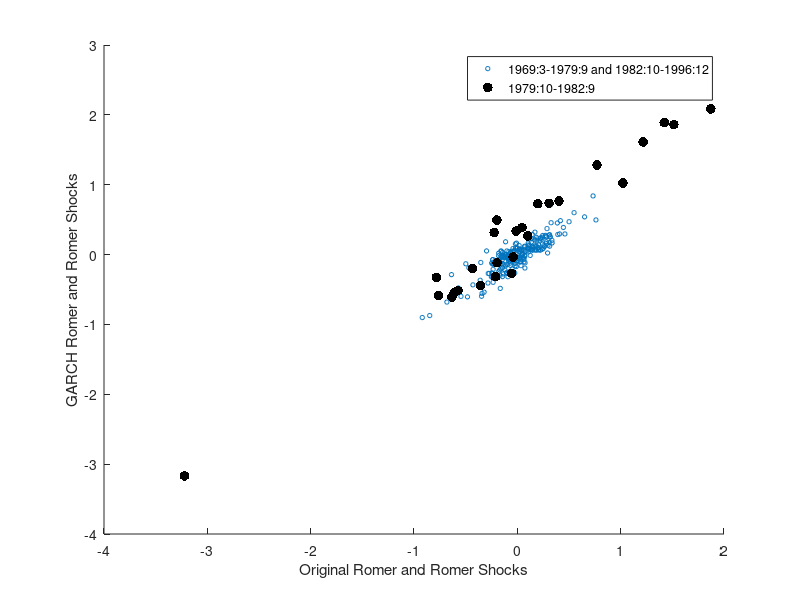

This figure's MATLAB source:
% scatterGARCH.m

% this file plots scatterplot of original R&R shocks versus R&R GARCH
% shocks, at frequency of FOMC meetings.
clear all
dat=[-0.245265	-0.26198305
0.272411	0.27479195
0.132371	0.080818263
0.203940	0.0717514
-0.020205	-0.126166
0.180707	0.0608894
0.309424	0.1727204
0.029008	-0.0971389
0.014797	-0.062677825
0.072750	-0.024232425
-0.005086	-0.047308125
0.064687	-0.0691753
-0.160188	-0.2067049
-0.359948	-0.367598725
-0.139501	-0.145917063
-0.144678	-0.19119825
0.292953	0.02278655
0.007182	-0.0954077
-0.179523	-0.241468975
-0.242591	-0.316735163
-0.482565	-0.60512465
-0.272409	-0.271115875
-0.008900	-0.17110825
-0.346168	-0.59701695
-0.228955	-0.317852525
-0.681540	-0.6799255
-0.024915	-0.26328575
-0.065341	-0.0755314
0.460580	0.29540265
0.002555	0.09405835
0.245158	0.27288555
0.097806	0.096617675
-0.117033	0.0046212
nan	nan
nan	nan
-0.321617	-0.538043138
-0.341615	-0.55611635
-0.919933	-0.901494075
-0.234178	-0.397061825
-0.085533	-0.24854125
0.251523	0.090435813
-0.104210	-0.25661925
-0.114926	-0.16342405
-0.049854	-0.205261188
nan	nan
nan	nan
nan	nan
nan	nan
0.035804	-0.072029013
-0.026534	-0.034258875
0.279470	0.25710975
0.225361	0.064304325
0.064438	-0.1022662
-0.062871	-0.0769434
0.316968	0.2552865
0.409372	0.295589
0.115146	0.12878075
0.317612	0.2507582
-0.570747	-0.47839795
-0.848027	-0.8727995
-0.094972	-0.143495625
-0.165077	-0.48414445
-0.206405	-0.31353965
0.201201	0.1002749
0.732860	0.839435463
0.386791	0.452124225
0.391731	0.2871115
0.279711	0.250215975
-0.091264	-0.31668675
-0.021515	-0.16310065
-0.429738	-0.43359305
-0.283975	-0.407346688
0.336476	0.1673848
-0.228513	-0.135960275
-0.353862	-0.11336695
0.242915	0.24746545
-0.498506	-0.13189675
-0.637171	-0.2870358
0.135584	0.180548175
0.170422	0.32096565
0.069958	0.1191781
-0.136455	-0.277205038
-0.113757	0.182994775
-0.199738	-0.12575705
-0.281411	-0.26995935
0.280343	0.15641335
-0.090655	-0.00714215
-0.469121	-0.18736965
-0.238927	-0.07379685
0.138868	0.22870535
-0.297639	0.052142175
-0.037513	0.0371607
-0.139103	-0.01911945
-0.043825	-0.00511375
0.018862	0.06999665
-0.041394	-0.0953384
0.030113	-0.1065893
-0.130775	-0.014465438
-0.096514	-0.028016325
-0.084713	-0.097312238
-0.228218	-0.132631038
-0.048979	-0.003360238
-0.050661	0.04966465
-0.145584	-0.125600975
-0.239649	-0.135664275
0.030462	0.077888625
0.073247	0.110340275
-0.025861	-0.0325624
-0.048293	0.0013711
-0.121819	-0.0401734
-0.205461	-0.11478015
0.106017	0.03721655
0.042212	-0.01826595
-0.068914	0.00936975
-0.215946	-0.087605262
0.243379	0.1492341
-0.142443	0.03014355
-0.063761	0.033594025
-0.155584	0.046419725
0.133367	0.22610995
0.168270	0.209441163
-0.042499	0.086137825
-0.151838	-0.035189013
0.132936	0.071335888
-0.064315	0.029169788
0.105399	0.16560525
0.760797	0.49574205
0.321733	0.712125975
-0.224100	0.315554325
0.044938	0.3871229
-0.011142	0.3357926
0.196964	0.727153
1.422219	1.8882102
-3.220883	-3.167977975
-0.763850	-0.586736275
0.403119	0.766016525
-0.198148	0.493025375
0.770871	1.28158875
1.218140	1.612980875
1.871417	2.0860842
-0.634160	-0.60836695
-0.783484	-0.3254679
0.307378	0.7358128
1.514908	1.8602221
-0.610961	-0.546634
-0.040543	-0.0367063
-0.574394	-0.5146187
-0.355932	-0.4422833
0.100078	0.267702675
1.021145	1.0254189
-0.434758	-0.19861485
-0.055610	-0.2672377
-0.196263	-0.1181698
-0.211245	-0.31790185
-0.242448	-0.27241565
0.124724	-0.0119536
0.650730	0.5398542
0.184812	0.2463119
0.144826	0.287488
-0.018749	0.153247775
-0.007850	0.163677888
-0.234486	-0.212223713
0.281519	0.181553725
-0.172426	-0.061501475
0.216898	0.2048263
0.257436	0.129116525
-0.100988	0.051903975
0.173243	0.1275366
0.326813	0.4559022
-0.061284	0.022522188
0.035287	-0.15780275
-0.545643	-0.5983756
-0.143611	-0.31566745
-0.157752	-0.0204563
0.201276	0.0968848
-0.103948	-0.267281525
0.060239	0.076275075
0.186386	0.119742438
0.104016	0.136514925
0.020798	0.072978
-0.069444	-0.051872588
-0.109958	-0.003366262
0.206716	0.137458125
0.075905	0.045873425
-0.167810	-0.297056975
-0.234050	-0.296112963
0.001470	-0.036651075
0.021131	0.040131825
-0.081788	0.0431332
0.175747	0.0708741
0.191106	0.222189088
0.238376	0.2195327
-0.040865	-0.02090695
-0.021046	-0.029145525
-0.146795	-0.07655625
-0.085128	-0.071642325
-0.180343	0.019243538
-0.223816	-0.111119925
0.017565	0.1285782
0.188396	0.1992201
0.307587	0.279760225
-0.181508	-0.015723625
-0.067281	-0.036879725
-0.009363	-0.08965715
0.445837	0.387806213
0.297327	0.1343532
0.060943	-0.05087345
0.153399	0.074077038
0.074773	-0.116609813
-0.139107	-0.040768313
-0.086606	-0.0150987
0.107772	0.0893379
-0.066550	-0.1219243
0.313040	0.11998365
-0.093913	-0.05789645
0.043966	0.00036435
-0.065610	-0.15529245
0.149652	0.1182794
-0.119344	-0.1422873
-0.017550	0.09620625
-0.158640	0.05179095
-0.251423	-0.31842395
0.227238	0.2324517
0.262333	0.11324935
-0.076714	-0.06027245
0.140463	0.1066375
-0.034724	0.04793745
-0.120818	-0.21899495
0.112804	0.073051
-0.003969	0.0953192
-0.126376	-0.0310199
0.148171	0.06103965
-0.087779	-0.05814655
-0.002598	0.05549395
-0.175436	-0.0918705
-0.028953	0.0510753
-0.236855	-0.0721597
0.094414	0.056431
-0.062870	-0.049402
0.334701	0.2034748
0.009494	-0.0184471
0.044010	0.0631846
0.158969	0.1029674
-0.087284	-0.0433365
-0.163151	-0.1226672
0.224341	0.2389463
0.312930	0.28415685
0.287194	0.37235865
0.070468	-0.01500395
0.416769	0.48529575
0.040928	0.05258565
0.549060	0.59981065
-0.248255	-0.1228043
0.500768	0.4704747
0.241404	0.0775367
0.209184	0.0652417
-0.006018	-0.0880057
-0.090618	-0.04774565
0.024892	-0.03480605
0.052099	0.01121005
-0.170555	-0.22101015
0.073325	-0.1925209
0.056453	-0.03781495
-0.026920	-0.06333325
-0.039961	-0.04968935
-0.065340	-0.07996475
-0.042441	-0.01589905
0.047589	0.01682865
-0.029112	-0.03876285
];

uRR=dat(:,1); uG=dat(:,2);

figure(3)
scatter([uRR(1:128); uRR(155:269)],[uG(1:128); uG(155:269)],10)
hold on
scatter(uRR(129:154),uG(129:154),50,'k','filled')
hold off
xlabel('Original Romer and Romer Shocks')
ylabel('GARCH Romer and Romer Shocks')
legend('1969:3-1979:9 and 1982:10-1996:12','1979:10-1982:9')



